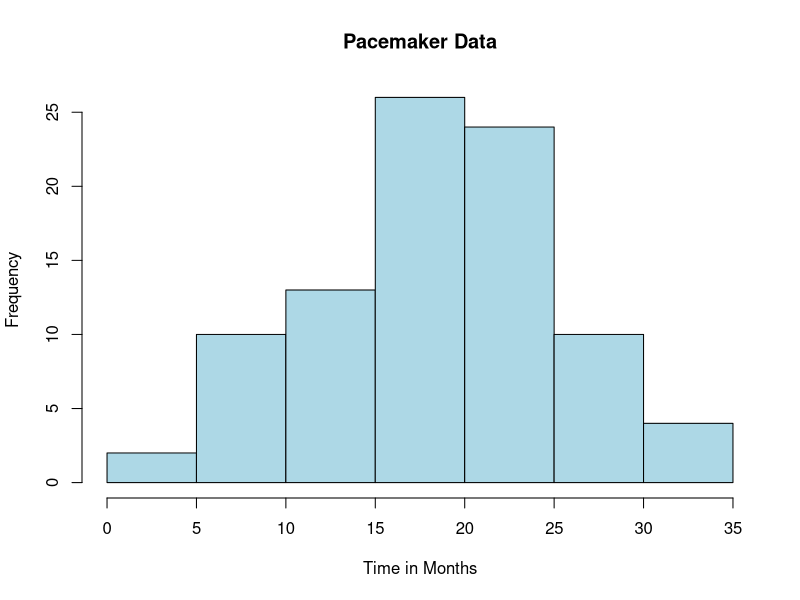
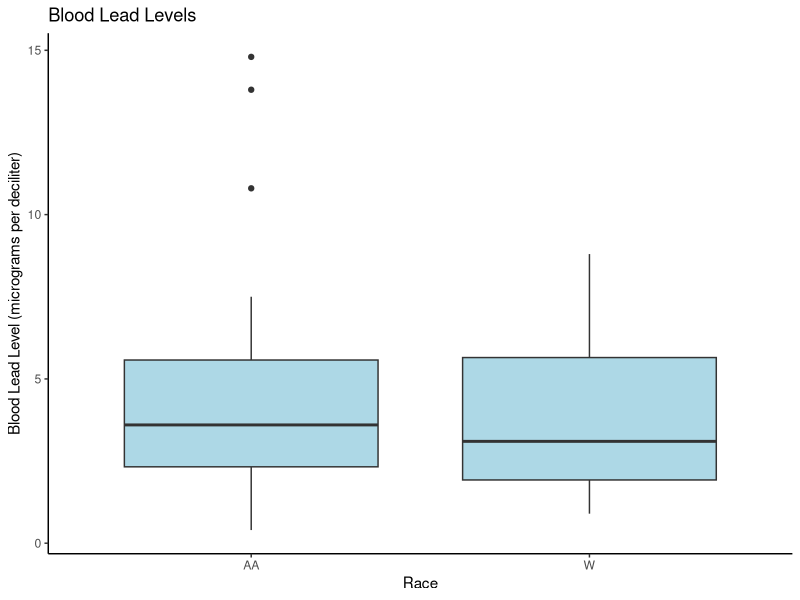

These charts were generated, in order, by the following R code:
## ---- chunk 1
library(tidyverse)
library(ggplot2)
## ---- chunk 2
problem1_df = 
  tibble(
    women_sample = c(1:11),
    fe_level = c(15.2, 9.3, 7.6, 11.9, 10.4, 9.7, 20.4, 9.4, 11.5, 9.4, 8.3)
    )
fivenum(c(15.2, 9.3, 7.6, 11.9, 10.4, 9.7, 20.4, 9.4, 11.5, 9.4, 8.3))
mean(c(15.2, 9.3, 7.6, 11.9, 10.4, 9.7, 20.4, 9.4, 11.5, 9.4, 8.3))
var(problem1_df$fe_level)
sd(problem1_df$fe_level)

## ---- chunk 3
problem3_df = read_table("./data/Pacemaker.txt")
## ---- chunk 4
hist(problem3_df$Time, col = "lightblue", main = "Pacemaker Data", xlab = "Time in Months")
## ---- chunk 5
mean(problem3_df$Time)
median(problem3_df$Time)
var(problem3_df$Time)
sd(problem3_df$Time)
## ---- chunk 6
range(problem3_df$Time)
## ---- chunk 7
problem4_df = read_table2("./data/BloodPressure.txt")

ggplot(problem4_df, aes(x= Race, y= BP, fill = Race)) + 
  geom_boxplot(fill="lightblue")+
  labs(title="Blood Lead Levels", x="Race", y = "Blood Lead Level (micrograms per deciliter)")+
  theme_classic()
## ---- chunk 8
set.seed(124)
problem5_df = 
  tibble(
    student = 1:20,
    testscore = rnorm(20, 250, 50)
  )
